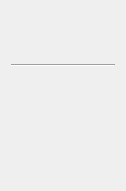
<?xml version="1.0" encoding="UTF-8"?>
<ui version="4.0">
 <class>SmartSearchAccessory</class>
 <widget class="QWidget" name="SmartSearchAccessory">
  <property name="geometry">
   <rect>
    <x>0</x>
    <y>0</y>
    <width>126</width>
    <height>191</height>
   </rect>
  </property>
  <property name="windowTitle">
   <string>Form</string>
  </property>
  <layout class="QVBoxLayout" name="vLayoutMain">
   <item>
    <layout class="QHBoxLayout" name="hLayoutOption"/>
   </item>
   <item>
    <widget class="Line" name="line">
     <property name="orientation">
      <enum>Qt::Horizontal</enum>
     </property>
    </widget>
   </item>
   <item>
    <layout class="QHBoxLayout" name="hLayoutResult">
     <item>
      <layout class="QGridLayout" name="gridResult1"/>
     </item>
     <item>
      <widget class="Line" name="line_2">
       <property name="orientation">
        <enum>Qt::Vertical</enum>
       </property>
      </widget>
     </item>
     <item>
      <layout class="QGridLayout" name="gridResult2"/>
     </item>
     <item>
      <widget class="Line" name="line_3">
       <property name="orientation">
        <enum>Qt::Vertical</enum>
       </property>
      </widget>
     </item>
     <item>
      <layout class="QGridLayout" name="gridResult3"/>
     </item>
    </layout>
   </item>
  </layout>
 </widget>
 <resources/>
 <connections/>
</ui>
